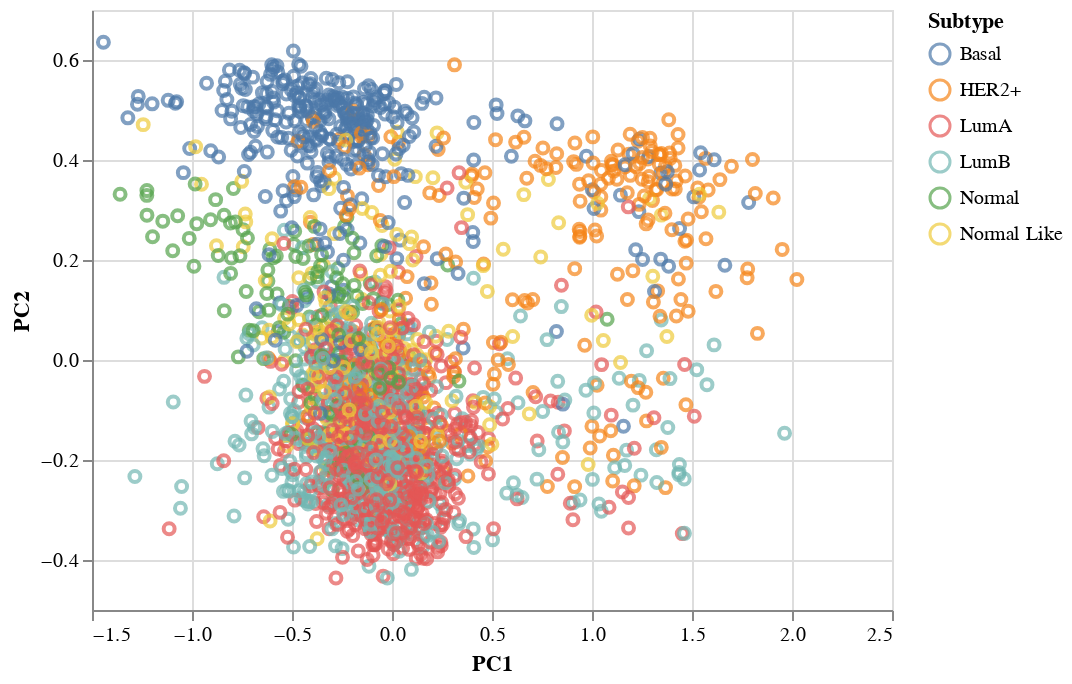

The code cell stored with this chart in its notebook:
### Markdown cell above
### We can now visualize our data!

### Code cell
source = Xnew.copy()
source['Subtype'] = df['Subtype']

alt.Chart(source).mark_point().encode(
    x='PC1',
    y='PC2',
    color='Subtype'
)

### Figure 1 — Vega-Lite specification as saved in the notebook (floating-point values rounded to 4 significant figures; data arrays with more than 128 entries replaced by an {"elided": "..."} marker saying what was removed)
{"config": {"view": {"continuousWidth": 400, "continuousHeight": 300}}, "data": {"name": "data-3c4ceb3150738c974bfa0c8efa918c02"}, "mark": "point", "encoding": {"color": {"type": "nominal", "field": "Subtype"}, "x": {"type": "quantitative", "field": "PC1"}, "y": {"type": "quantitative", "field": "PC2"}}, "$schema": "https://vega.github.io/schema/vega-lite/v4.8.1.json", "datasets": {"data-3c4ceb3150738c974bfa0c8efa918c02": {"elided": "2133 records"}}}
